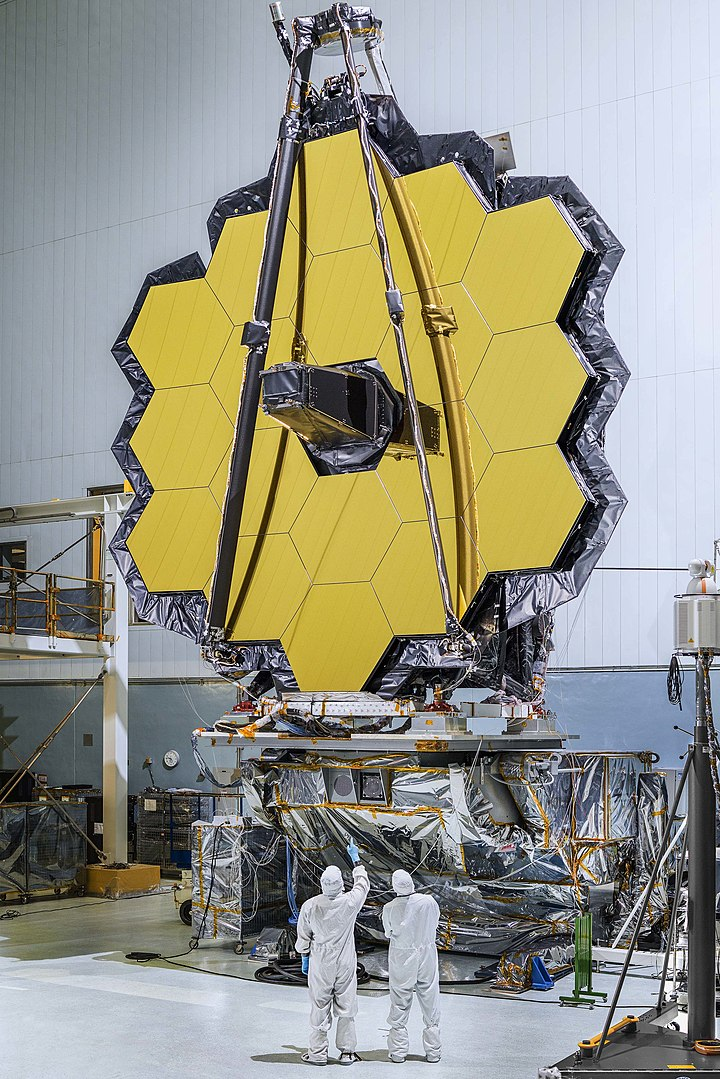
#> input picture Lesson_62/image.jpeg, 720 x 1079 px
$ jupyter execute --allow-errors ResultTask62.ipynb   (older library calls are emulated)
#> lines starting #> are read from the running program, lines starting #| are printed output that depends on the picture
### Визначення границь та кутів у зображенні за допомогою фільтра Собеля

[cell 1]
import cv2
import numpy as np
import matplotlib.pyplot as plt
from numpy import ravel

[cell 2]
# Завантаження зображення та конвертування до відтінків сірого
img = cv2.imread('image.jpeg')
#> img is the input picture: shape (1079, 720, 3); mean B, G, R 132, 147.9, 149.1
gray = cv2.cvtColor(img, cv2.COLOR_BGR2GRAY)

# Обчислення горизонтальних та вертикальних градієнтів зображення
grad_x = cv2.Sobel(gray, cv2.CV_64F, 1, 0, ksize=3)
grad_y = cv2.Sobel(gray, cv2.CV_64F, 0, 1, ksize=3)
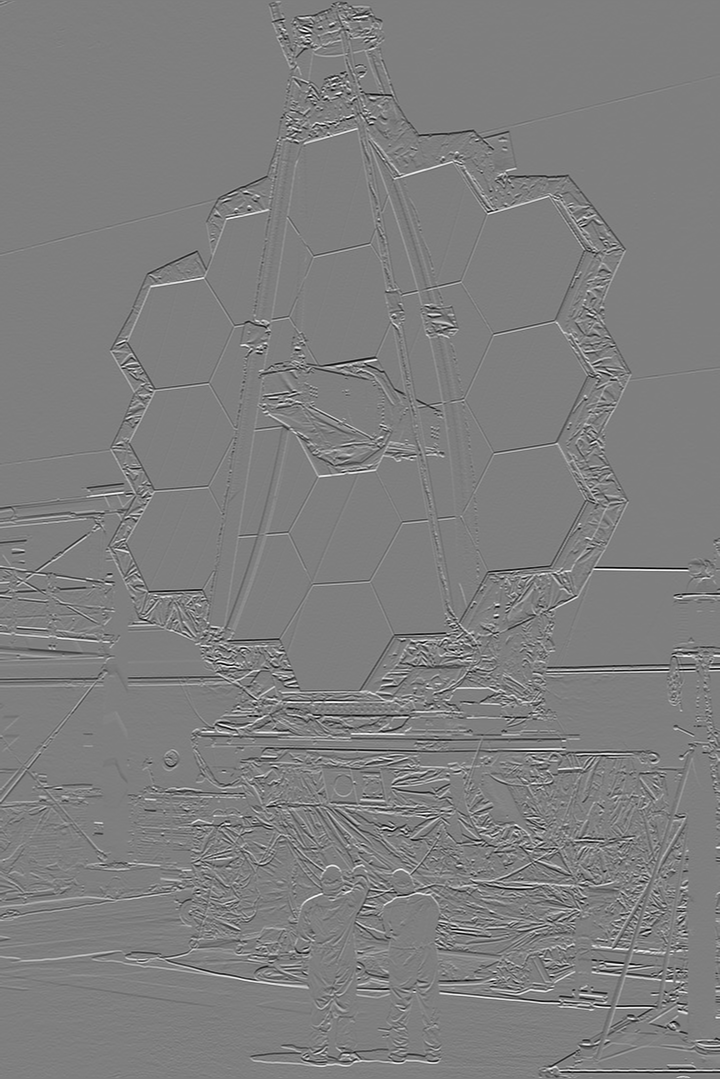
#> grad_y: shape (1079, 720) float64; min -993, max 1002, mean -0.1; drawn with min black and max white

# Визначення модуля та напрямку градієнтів
abs_grad_x = cv2.convertScaleAbs(grad_x)
abs_grad_y = cv2.convertScaleAbs(grad_y)
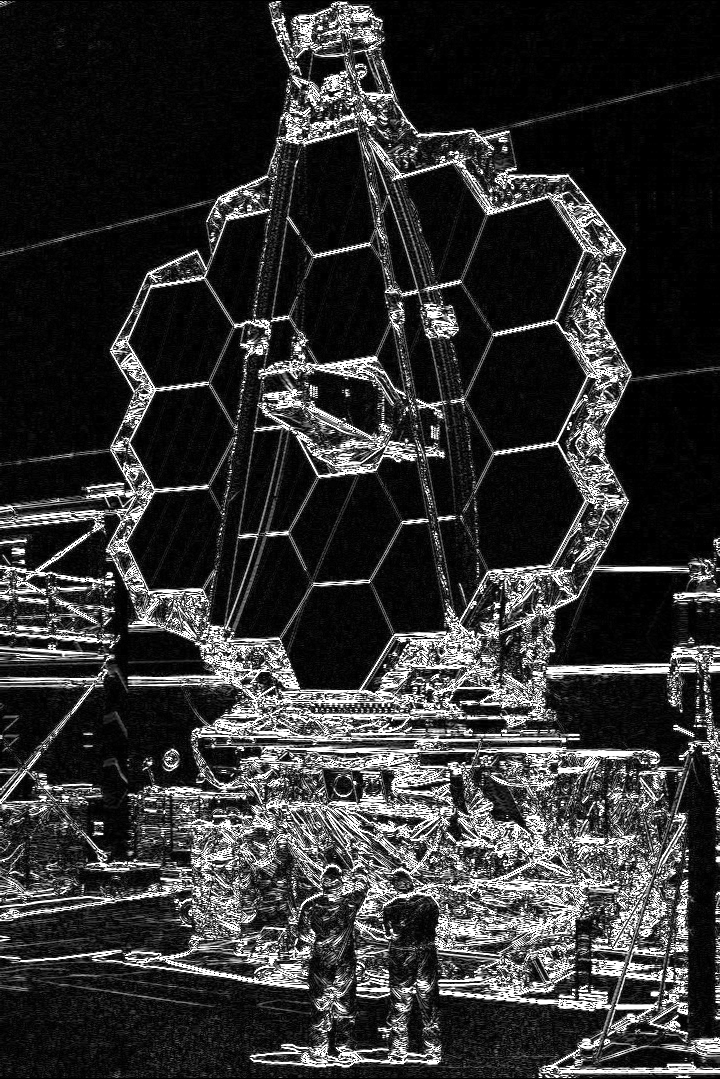
#> abs_grad_y: shape (1079, 720); min 0, max 255, mean 49.9
grad = cv2.addWeighted(abs_grad_x, 0.5, abs_grad_y, 0.5, 0)
angle = cv2.phase(grad_x, grad_y, angleInDegrees=True)
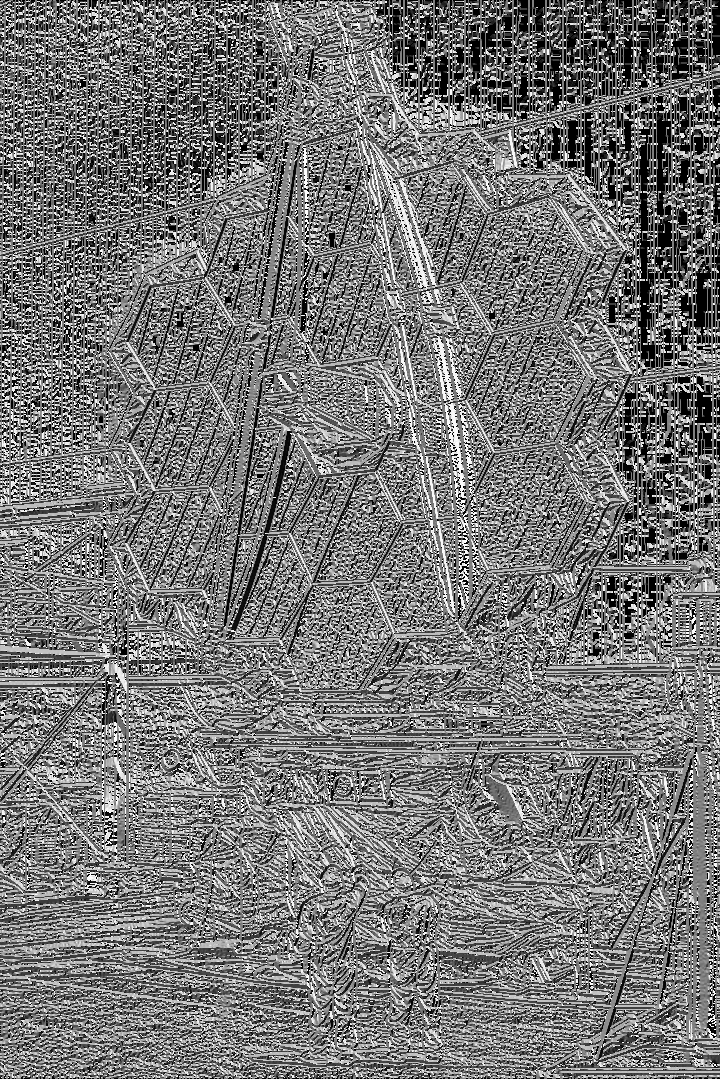
#> angle: shape (1079, 720) float64; min 0, max 359.9, mean 168.3; drawn with min black and max white

# Відображення зображення та границь
cv2.imshow('Image', img)
cv2.imshow('Edges', grad)

cv2.imwrite('Edges.jpeg', grad)

# Відображення кутів на зображенні
for i in range(grad.shape[0]):
    for j in range(grad.shape[1]):
        if angle[i,j] > 0 and angle[i,j] < 45:
            grad[i,j] = 0
        elif angle[i,j] >= 45 and angle[i,j] < 90:
            grad[i,j] = 45
        elif angle[i,j] >= 90 and angle[i,j] < 135:
            grad[i,j] = 90
        elif angle[i,j] >= 135 and angle[i,j] < 180:
            grad[i,j] = 135
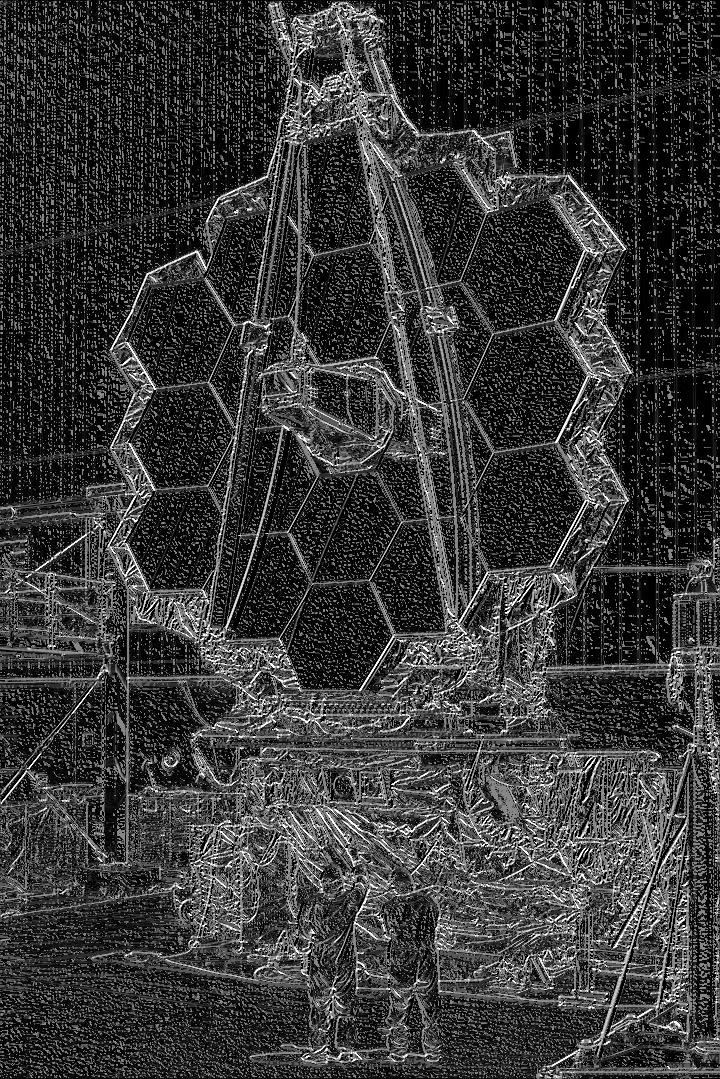
#> grad: shape (1079, 720); min 0, max 255, mean 56
cv2.imshow('Edges with angles', grad)

cv2.imwrite('Edges with angles.jpeg', grad)

cv2.waitKey(0)
cv2.destroyAllWindows()

### Метод густини градієнта (HOG) для витягування ознак з зображення

[cell 3]
from skimage.feature import hog
from skimage import data, exposure

[cell 4]
image = cv2.imread('image.jpeg')

fd, hog_image = hog(image, orientations=8, pixels_per_cell=(16, 16),
                    cells_per_block=(1, 1), visualize=True, channel_axis=-1)

fig, (ax1, ax2) = plt.subplots(1, 2, figsize=(8, 4), sharex=True, sharey=True)

ax1.axis('off')
ax1.imshow(image, cmap=plt.cm.gray)
ax1.set_title('Input image')

# Rescale histogram for better display
hog_image_rescaled = exposure.rescale_intensity(hog_image, in_range=(0, 10))
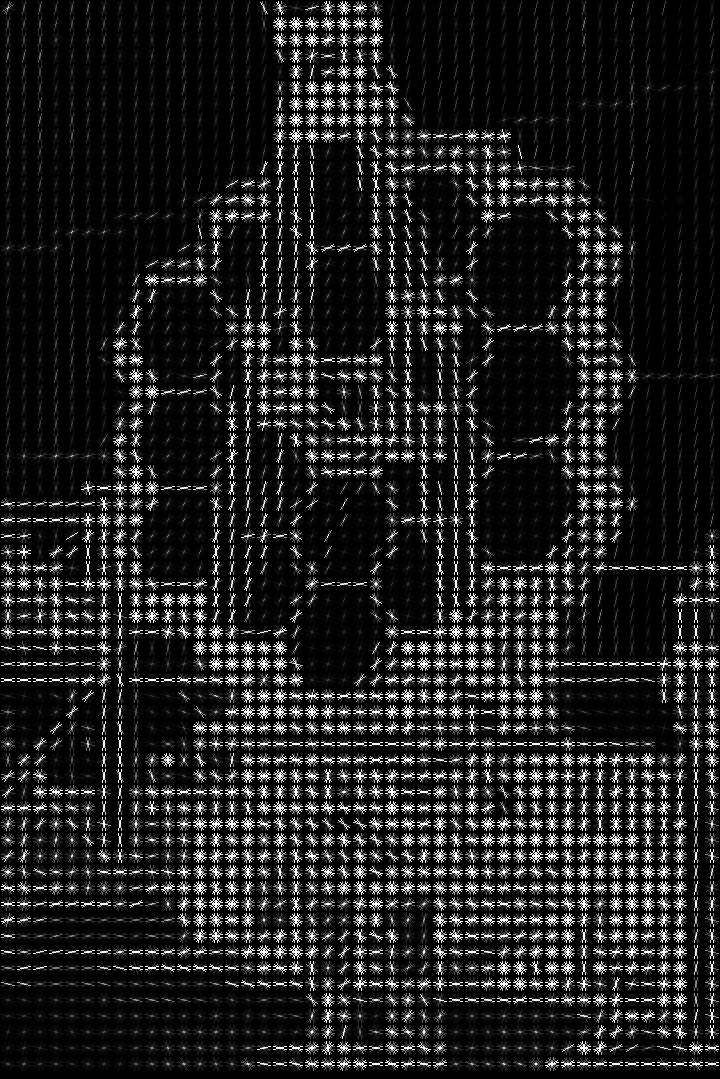
#> hog_image_rescaled: shape (1079, 720) float64; min 0, max 1, mean 0.122

ax2.axis('off')
ax2.imshow(hog_image_rescaled, cmap=plt.cm.gray)
ax2.set_title('Histogram of Oriented Gradients')
plt.show()
#> figure, not shown here; B, G, R data is drawn as R, G, B
